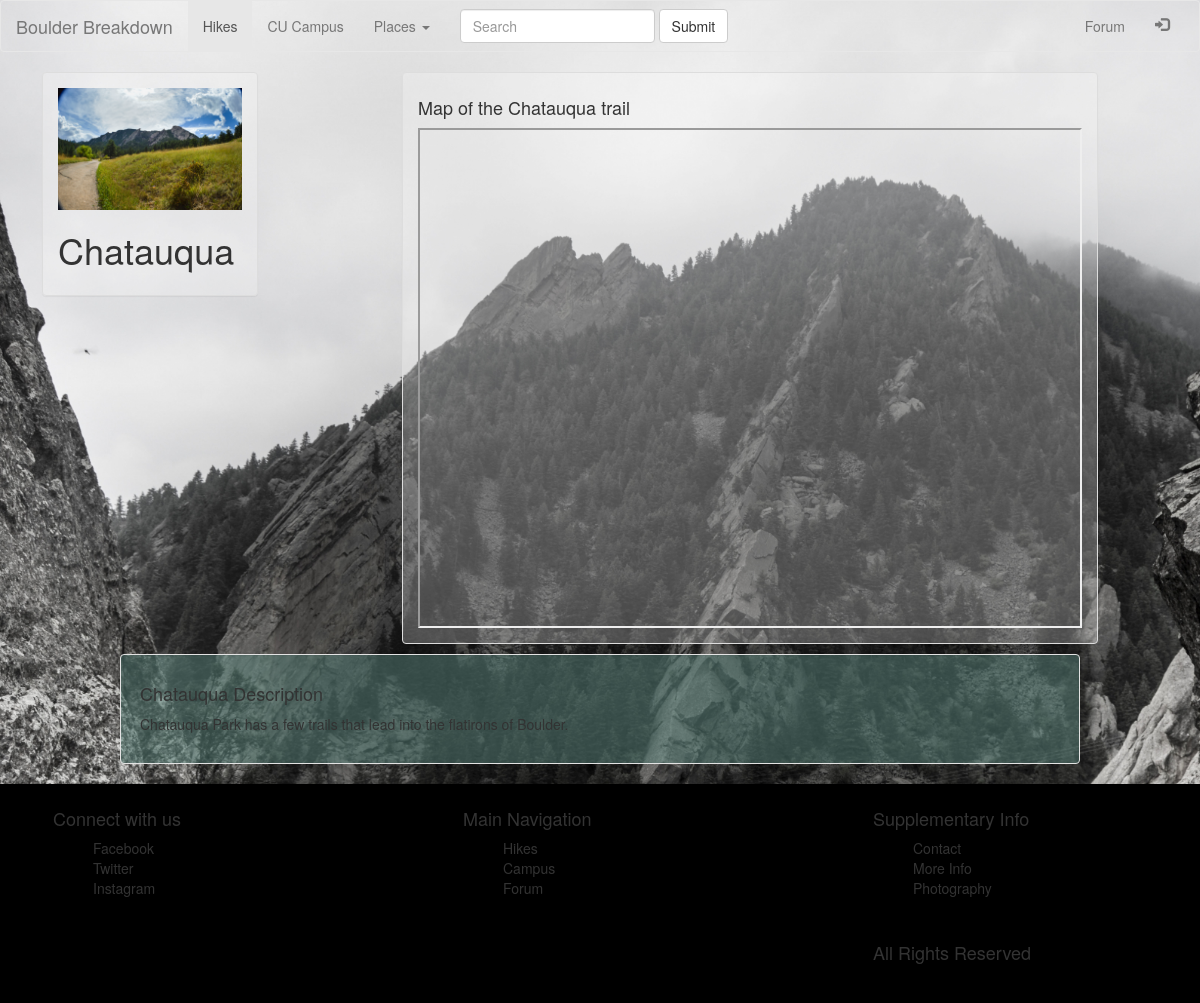
/1/, run on the app's committed database.
### hikes/models.py (models this page shows, shortened)
class Hike(models.Model):
	hike_title = models.CharField(max_length=250)
	hike_map = models.CharField(max_length=1000)
	hike_description = models.TextField(max_length=2000)
	hike_image = models.FileField()

### hikes/views.py (the view)
# urls.py: url(r'^(?P<forum_id>[0-9]+)/$', views.detail, name='detail'),
def detail(request, hike_id):
    try:
    	hike = Hike.objects.get(pk=hike_id)
    except Hike.DoesNotExist:
    	raise Http404("Hike does not exist")
    return render(request, 'hikes/detail.html', {'hike': hike})

### hikes/templates/hikes/detail.html
{% extends 'hikes/base.html' %}
{% block hikes_active %}active{% endblock %}
{% block body %}
<div class="container-fluid">
    <div class="row">
        <div class="col-sm-4 col-md-3">
            <div class="panel panel-default">
                <div class="panel-body">
                    <a href="{% url 'hikes:detail' hike.id %}">
                        {% if hike.hike_image %}
                            <img src="{{ hike.hike_image.url }}" class="img-responsive">
                        {% else %}
                            <h3>No image to display</h3>
                                {% endif %}
                    </a>
                    <h1>{{ hike.hike_title }}
                </div>
            </div>
        </div>
        <div class="col-sm-8 col-md-9">
            <div class="panel panel-default">
                <div class="panel-body">
                    <h4>Map of the {{ hike.hike_title }} trail</h4>
                    <iframe src="{{ hike.hike_map }}" width="100%" height="500px"></iframe>
                </div>
            </div>
        </div>
    </div>
    <div class="row">
        <div class="well">
            <h4>{{ hike.hike_title }} Description</h4>
            <p>{{ hike.hike_description }}</p>
        </div>
    </div>
</div>
{% endblock %}

### hikes/static/hikes/style.css (style rules this page uses)
body { background-image: url(../hikes/img/bw_mountain.jpg); background-repeat: no-repeat; background-size: cover; background-attachment: fixed; }
.panel { margin-left: 10%; margin-right: 10%; background:rgba(255,255,255,0.25); }
.well { margin-left: 10%; margin-right: 10%; margin-top: -10px; background:rgba(91,132,125,0.5); }

### data on the page
Hike: hike_image (picture), hike_title "Chatauqua", hike_description "Chatauqua Park has a few trails that lead into the flatirons of Boulder."
